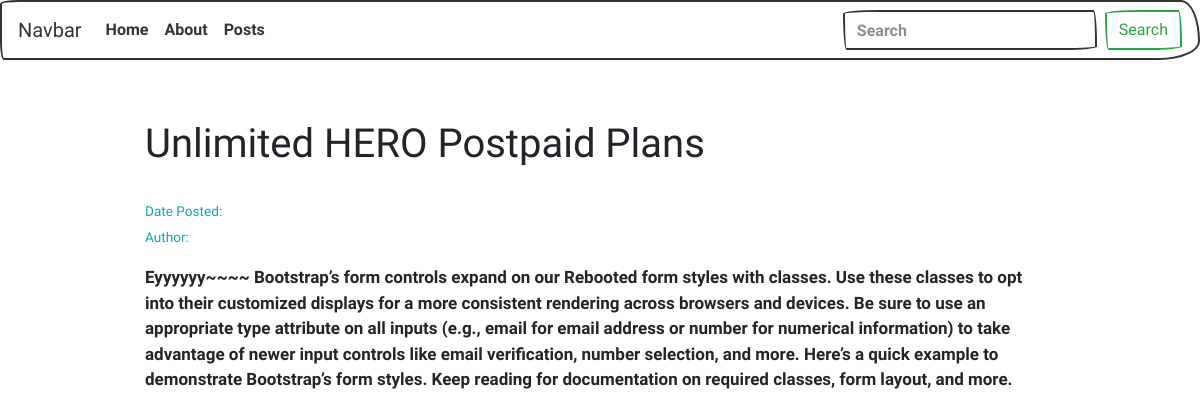
Page /posts/Unlimited-HERO-Postpaid-Plans on the committed database.
### tables this page shows
CREATE TABLE `posts` (
  `id` int(11) NOT NULL,
  `title` varchar(255) NOT NULL,
  `content` text NOT NULL,
  `slug` varchar(255) DEFAULT NULL,
  `created_at` timestamp NULL DEFAULT NULL,
  `created_by` int(11) DEFAULT NULL
);

### application/controllers/Posts.php (called while the page is built, shortened)
<?php
class Posts extends CI_Controller {
    public function view($slug = NULL){
      $data['post'] = $this->Post_model->get_posts($slug);
      $data['title'] = $data['post']['title'];
      $this->load->view('templates/header');
      $this->load->view('posts/view', $data);
      $this->load->view('templates/footer');
    }
}

### index.php (called while the page is built, shortened)
<?php
require_once BASEPATH.'core/CodeIgniter.php';

### application/models/Post_model.php (called while the page is built, shortened)
<?php
  class Post_model extends CI_Model {
    public function get_posts($slug = FALSE){
      $query = $this->db->get_where('posts', array('slug' => $slug));
      return $query->row_array();
    }
  }

### application/views/posts/view.php (the view)
<section id="post-single-section">
    <div class="row">
      <div class="col-sm-12 col-md-12 col-lg-12">
        <h1 class="page-title"><?php echo $post['title']; ?></h1>
        <p class="text-info">
          <small>Date Posted: <?php echo $post['created_at']; ?></small>
        <br>
          <small>Author: <?php echo $post['created_by']; ?></small>
        </p>
        <p><?php echo $post['content']; ?></p>
      </div>
    </div>
</section>

### public/css/master.css (style rules this page uses)
p { font-size: 17px; }
section { padding: 30px 100px 30px 100px; margin: 30px; }
.page-title { margin-bottom: 30px; }

### rows in the picture
posts: title "Unlimited HERO Postpaid Plans", content "Eyyyyyy~~~~ Bootstrap’s form controls expand on our Rebooted form styles with classes. Use these classes to opt into their customized displays for a more consistent rendering across browsers and devices. Be sure to use an appropriate type attribute on all inputs (e.g., email for email address or number for numerical information) to take advantage of newer input controls like email verification, number selection, and more. Here’s a quick example to demonstrate Bootstrap’s form styles. Keep reading for documentation on required classes, form layout, and more."
